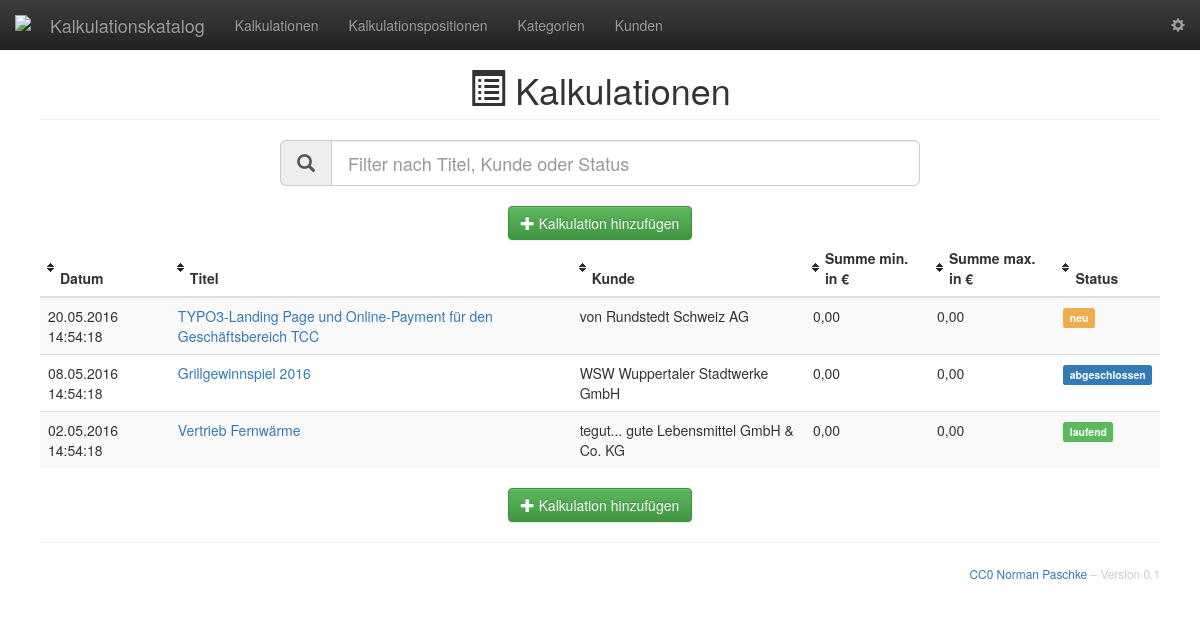
The app's page /, older data.
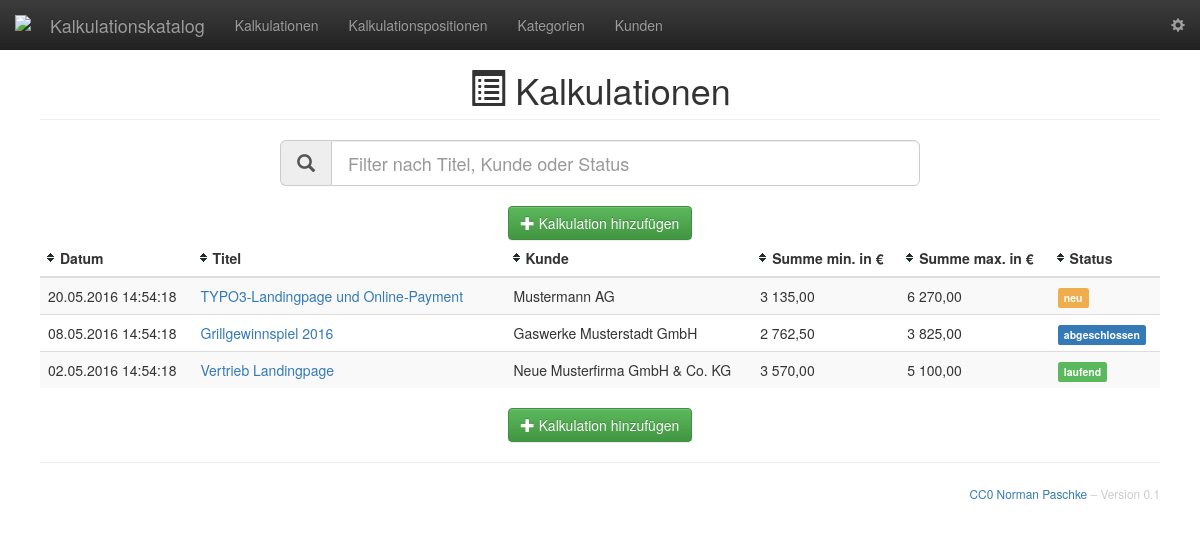
The same page, newer data.
### tables this page shows
CREATE TABLE `calculation` (
  `id` int(6) unsigned NOT NULL auto_increment,
  `tstamp` int(11) NOT NULL DEFAULT '0',
  `name` varchar(128) NOT NULL,
  `customer` int(6) unsigned NOT NULL,
  `status` int(6) unsigned NOT NULL,
  `price_team` float(6,2) unsigned NOT NULL DEFAULT '0',
  `price_pm` float(6,2) unsigned NOT NULL DEFAULT '0',
  PRIMARY KEY (`id`),
  CONSTRAINT `fk_customer` FOREIGN KEY (`customer`) REFERENCES customer(`id`),
  CONSTRAINT `fk_status` FOREIGN KEY (`status`) REFERENCES status(`id`)
);

CREATE TABLE `customer` (
  `id` int(6) unsigned NOT NULL auto_increment,
  `name` varchar(64) NOT NULL,
  `address` text(1000),
  PRIMARY KEY  (`id`)
);

CREATE TABLE `status` (
  `id` int(6) unsigned NOT NULL auto_increment,
  `name` varchar(32) NOT NULL,
  `cssclass` varchar(32) NOT NULL,
  PRIMARY KEY  (`id`)
);

### index.php (called while the page is built, shortened)
<?php
if (isset($_GET['controller']) && isset($_GET['action'])) {
	$controller = $_GET['controller'];
	$action     = $_GET['action'];
} else {
	$controller = 'pages';
	$action     = 'home';
}
require_once "Classes/Views/layout.php";

### Classes/Controllers/calculation.controller.php (called while the page is built, shortened)
<?php
class CalculationController {
	public function index() {
		$calculations = Calculation::all();
		require_once "Classes/Views/listCalculation.php";
	}
}
?>

### Classes/Views/home.php (called while the page is built, shortened)
<?php render('calculation','index') ?>

### Classes/Controllers/pages.controller.php (called while the page is built, shortened)
<?php
class PagesController {
	public function home() {
		require_once "Classes/Views/home.php";
	}
}
?>

### Classes/Models/calculation.model.php (called while the page is built, shortened)
<?php
class Calculation {
	public static function all() {
		global $db;
		$st = $db->prepare("SELECT * FROM calculation");
		$st->execute($arr);
		$calculations = $st->fetchAll(PDO::FETCH_CLASS, "Calculation");
		return $calculations;
	}
	public static function show($id) {
		global $db;
		$id = intval($id);
		$st = $db->prepare("SELECT * FROM calculation WHERE id=:id");
		$st->execute(array('id' => $id));
		$st->setFetchMode(PDO::FETCH_CLASS, "Calculation");
		$calculation = $st->fetch();
		return $calculation;
	}
	public static function getStatus($id) {
		global $db;
		$id = intval($id);
		$st = $db->prepare("SELECT * FROM status WHERE id=:id");
		$st->execute(array('id' => $id));
		$status = $st->fetch(PDO::FETCH_OBJ);
		return $status;
	}
	public static function getCustomer($id) {
		global $db;
		$id = intval($id);
		$st = $db->prepare("SELECT * FROM customer WHERE id=:id");
		$st->execute(array('id' => $id));
		$customer = $st->fetch(PDO::FETCH_OBJ);
		return $customer;
	}
	public static function getItems($id) {
		global $db;
		$id = intval($id);
		$st = $db->prepare("SELECT i.* FROM item i INNER JOIN calculation_item_mm mm on i.id = mm.uid_item INNER JOIN calculation c on c.id = mm.uid_calculation WHERE c.id=:id;");
		$st->execute(array('id' => $id));
		$items = $st->fetchAll(PDO::FETCH_CLASS, "Item");
		return $items;
	}
	public static function getCompletePriceMin($id) {
		$items = self::getItems($id);
		$currentCalculation = self::show($id);
		$pt = 0;
		for ($i = 0; $i < count($items); $i++) {
			$task = $items[$i]->tmin;
			$pt = $pt + $task;
		};
		$team = floatval($currentCalculation->price_team);
		$pm = floatval($currentCalculation->price_pm);
		$pm = $pt * 0.1 * $pm;
		$pt = $pt * $team;
		$pt = $pt + $pm;
		return formatCurrency($pt);
	}
	public static function getCompletePriceMax($id) {
		$items = self::getItems($id);
		$currentCalculation = self::show($id);
		$pt = 0;
		for ($i = 0; $i < count($items); $i++) {
			$task = $items[$i]->tmax;
			$pt = $pt + $task;
		};
		$team = floatval($currentCalculation->price_team);
		$pm = floatval($currentCalculation->price_pm);
		$pm = $pt * 0.1 * $pm;
		$pt = $pt * $team;
		$pt = $pt + $pm;
		return formatCurrency($pt);
	}
}
?>

### Classes/Views/listCalculation.php (the view, shortened to what this page needs)
<?php echo pageHeader('Kalkulationen', 'glyphicon-list-alt') ?>
<div id="offers">
	<form class="filterform center-block has-info">
		<div class="input-group input-group-lg">
			<div class="input-group-addon"><span class="glyphicon glyphicon-search"></span></div>
			<input class="search form-control" placeholder="Filter nach Titel, Kunde oder Status" type="text" value=""/>
		</div>
	</form>
	<div class="text-center">
		<a class="btn btn-success" href="/?controller=calculation&action=add"><span class="glyphicon glyphicon-plus"></span> Kalkulation hinzufügen</a>
	</div>
	<div class="table-responsive">
		<table class="table table-striped table-hover table-sort">
			<thead>
				<tr>
					<th>Datum</th>
					<th>Titel</th>
					<th>Kunde</th>
					<th>Summe min. in &euro;</th>
					<th>Summe max. in &euro;</th>
					<th>Status</th>
				</tr>
			</thead>
			<tbody class="list">
				<?php foreach($calculations as $calculation) { ?>
				<tr>
					<td>
						<?php echo dateFormat($calculation->tstamp); ?>
					</td>
					<td class="title">
						<a class="edit" title="Bearbeiten" href="?controller=calculation&action=show&id=<?php echo $calculation->id ?>">
							<?php echo $calculation->name ?>
						</a>
					</td>
					<td class="customer">
						<?php echo $calculation->getCustomer($calculation->customer)->name ?>
					</td>
					<td>
						<?php echo $calculation->getCompletePriceMin($calculation->id) ?>
					</td>
					<td>
						<?php echo $calculation->getCompletePriceMax($calculation->id) ?>
					</td>
					<td class="status">
						<span class="label label-<?php echo $calculation->getStatus($calculation->status)->cssclass ?>"><?php echo $calculation->getStatus($calculation->status)->name ?></span>
					</td>
				</tr>
				<?php } ?>
			</tbody>
		</table>
	</div>
</div>
<div class="text-center">
	<a class="btn btn-success" href="/?controller=calculation&action=add"><span class="glyphicon glyphicon-plus"></span> Kalkulation hinzufügen</a>
</div>

### Classes/Views/layout.php (shortened to what this page needs)
<!DOCTYPE html>
<html lang="de" dir="ltr">
<head>
	<link href="/Resources/Public/Stylesheets/bootstrap.min.css" rel="stylesheet">
	<link href="/Resources/Public/Stylesheets/bootstrap-theme.min.css" rel="stylesheet">
	<link href="/Resources/Public/Stylesheets/style.css" rel="stylesheet">
</head>
<body>
	<?php
		require_once "Classes/Views/navigation.php";
	?>
	<main class="container-fluid">
		<div class="row">
			<div class="col-sm-12 main">
				<?php
					require_once "Classes/router.php";
				?>
				<hr>
				<p class="text-right copy">
					<a href="http://creativecommons.org/publicdomain/zero/1.0/deed.de" target="_blank"><small>CC0</a> <a href="mailto:norman.paschke@dmk-ebusiness.de">Norman Paschke</a> &ndash; Version <?php echo $GLOBALS['version']?></small>
				</p>
			</div>
		</div>
	</main>
</body>
</html>

### Classes/Views/navigation.php (shortened to what this page needs)
<nav class="navbar navbar-inverse navbar-fixed-top">
	<div class="container-fluid">
		<div class="navbar-header">
			<a class="navbar-brand" href="/"><img alt="DMK" src="/Resources/Public/Images/dmk_e-business_logo.png" width="20" height="20"/></a>
			<a class="navbar-brand" href="/"><?php echo $GLOBALS['defaultTitle']?></a>
		</div>
		<div class="collapse navbar-collapse" id="navbar-collapse-1">
			<ul class="nav navbar-nav">
				<li <?php if($controller == 'calculation') echo 'class="active"' ?>>
					<a href="/?controller=calculation&action=index">Kalkulationen</a>
				</li>
				<li <?php if($controller == 'item') echo 'class="active"' ?>>
					<a href="/?controller=item&action=index">Kalkulations&shy;positionen</a>
				</li>
				<li <?php if($controller == 'category') echo 'class="active"' ?>>
					<a href="/?controller=category&action=index">Kategorien</a>
				</li>
				<li <?php if($controller == 'customer') echo 'class="active"' ?>>
					<a href="/?controller=customer&action=index">Kunden</a>
				</li>
			</ul>
			<ul class="nav navbar-nav navbar-right">
				<li <?php if($controller == 'company') echo 'class="active"' ?>>
					<a href="/?controller=company&action=show"><span class="glyphicon glyphicon-cog" title="Einstellungen"></span></a>
				</li>
			</ul>
		</div>
	</div>
</nav>

### Classes/router.php (shortened to what this page needs)
<?php
function render($controller, $action) {
		switch($controller) {
		case 'pages':
			$controller = new PagesController();
		break;
		case 'calculation':
			require_once('Classes/Models/calculation.model.php');
			$controller = new CalculationController();
		break;
	}
	$controller->{ $action }();
}
$controllers = array(
	'pages' => ['home', 'error'],
	'calculation' => ['index', 'show'],
	'item' => ['index', 'show'],
	'category' => ['index', 'show', 'datalist'],
	'customer' => ['index', 'show', 'datalist', 'delete'],
	'company' => ['show'],
	'status' => ['datalist']
);
if (array_key_exists($controller, $controllers)) {
	if (in_array($action, $controllers[$controller])) {
		render($controller, $action);
	} else {
		render('pages', 'error');
		message('danger','Action "'.$action.'" unbekannt');
	}
} else {
	render('pages', 'error');
	message('danger','Controller "'.$controller.'" unbekannt');
}
?>

### Classes/functions.php (shortened to what this page needs)
<?php
function iconTitle($title = '', $icon = '') {
	if($title) {
		if($icon) {
			$iconTitle = '<i class="glyphicon '.$icon.'"></i> '.$title;
		}
	}
	return $iconTitle;
}
function pageHeader($title = '', $icon = '') {
	if($title && $icon) {
		$title = iconTitle($title, $icon);
		$pageHeader = '<h1 class="page-header">'.$title.'</h1>';
	}
	return $pageHeader;
}
function formatCurrency($prize) {
	$formatedPrize = number_format(round($prize,2),2,',',' ');
	return $formatedPrize;
}
function dateFormat($timestamp) {
	 echo date('d.m.Y H:i:s', $timestamp);
	 return;
}

### Resources/Public/Stylesheets/style.css (style rules this page uses)
body { min-width: 320px; padding-top: 50px; }
.navbar-fixed-top { border: 0; }
.copy { color: #ccc; }
h1 { font-size: 24px; }
.main { padding: 20px; }
@media (min-width: 768px) { .main { padding-right: 40px; padding-left: 40px; } }
@media (min-width: 768px) { h1 { font-size: 36px; text-align: center; } }
.main .page-header { margin-top: 0; }
.filterform { margin-bottom: 20px; max-width: 640px; }
table.table-sort thead tr .header { background-image: url(../Images/bg.gif); background-repeat: no-repeat; background-position: center left; cursor: pointer; padding-left: 20px; }

Row changes from the older to the newer data that the page shows:
changed calculation "neu": name "TYPO3-Landing Page und Online-Payment für den Geschäftsbereich TCC" → "TYPO3-Landingpage und Online-Payment"; customer.name "von Rundstedt Schweiz AG" → "Mustermann AG"; id "0,00" → "3 135,00"; id "0,00" → "6 270,00"
changed through a linked row, calculation "abgeschlossen": customer.name "WSW Wuppertaler Stadtwerke GmbH" → "Gaswerke Musterstadt GmbH"; id "0,00" → "2 762,50"; id "0,00" → "3 825,00"
changed calculation "laufend": name "Vertrieb Fernwärme" → "Vertrieb Landingpage"; customer.name "tegut... gute Lebensmittel GmbH & Co. KG" → "Neue Musterfirma GmbH & Co. KG"; id "0,00" → "3 570,00"; id "0,00" → "5 100,00"
